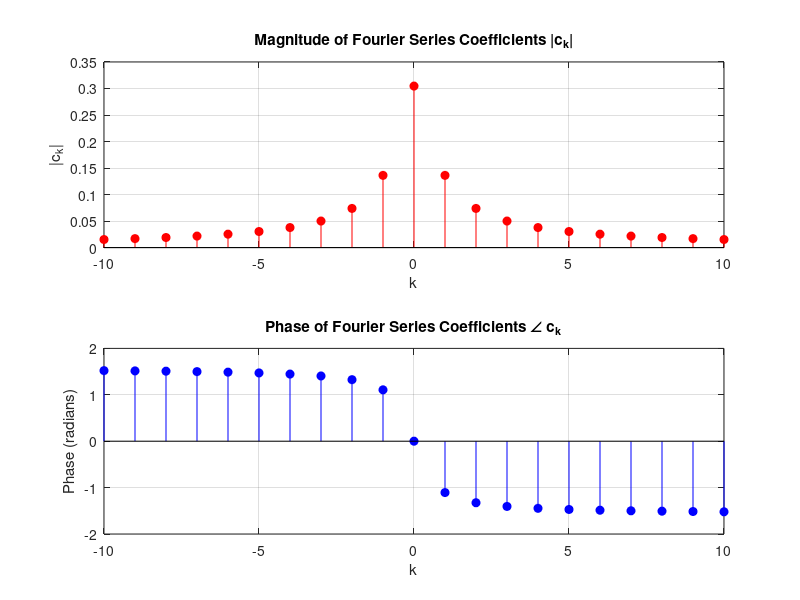

Source code (MATLAB):
T = pi;                     
omega0 = 2;                 
k = -10:10;                 
 
ck = zeros(size(k));         

for i = 1:length(k)
    k_val = k(i);
    exponent = 1 + 1j * omega0 * k_val;  
    numerator = exp(-exponent * T) - 1; 
    ck(i) = (1 / T) * (numerator / -exponent);
end

ck_magnitude = abs(ck);
ck_phase = angle(ck);

figure;

subplot(2,1,1);
stem(k, ck_magnitude, 'filled', 'r');
title('Magnitude of Fourier Series Coefficients |c_k|');
xlabel('k');
ylabel('|c_k|');
grid on;

subplot(2,1,2);
stem(k, ck_phase, 'filled', 'b');
title('Phase of Fourier Series Coefficients \angle c_k');
xlabel('k');
ylabel('Phase (radians)');
grid on;
